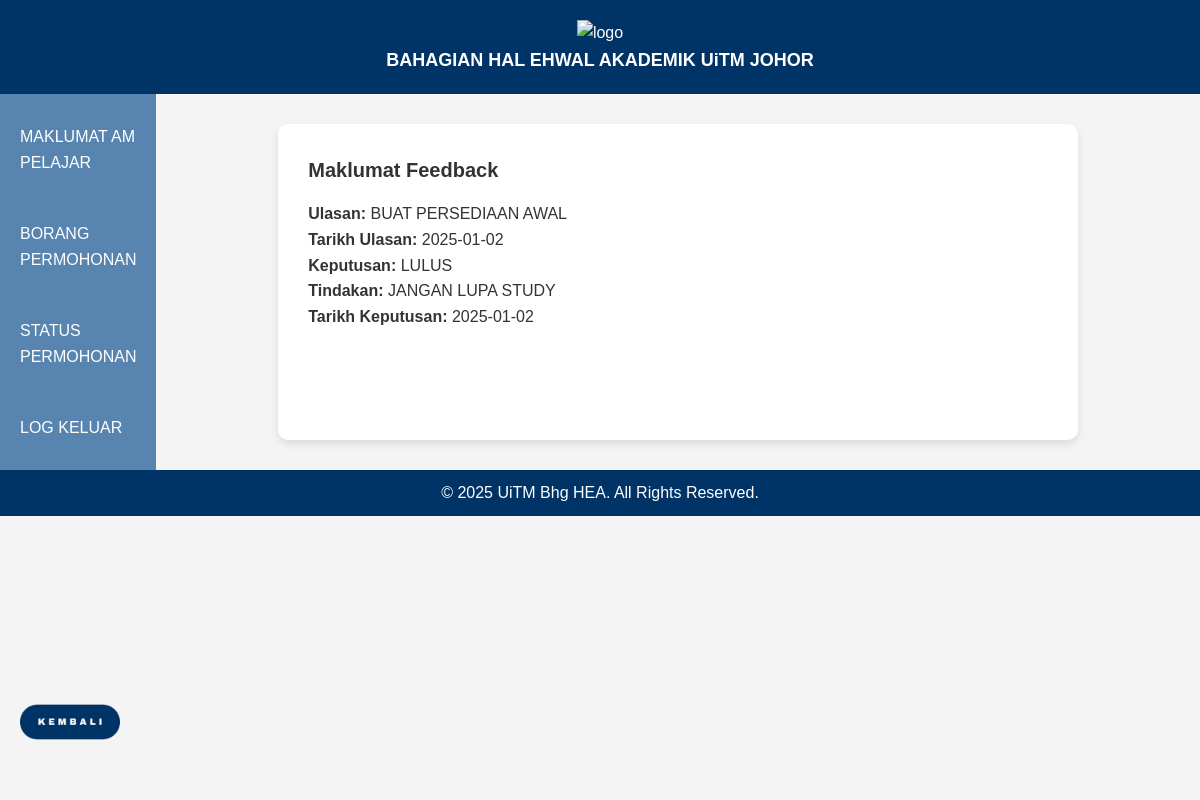
The page /user_view.php on the database its author committed.
### tables this page shows
CREATE TABLE `keputusan` (
  `keputusan_id` int(11) NOT NULL,
  `ulasan` text NOT NULL,
  `tandatangan_cop` int(11) NOT NULL,
  `tarikh_ulasan` date NOT NULL,
  `status_keputusan` enum('LULUS','TIDAK LULUS','','') NOT NULL,
  `tindakan` text NOT NULL,
  `tarikh_keputusan` date NOT NULL,
  `pengecualian_id` int(11) NOT NULL
);

### user_view.php (the view, shortened to what this page needs)
<!DOCTYPE html>
<html lang="en">
<head>
    <link rel="stylesheet" href="styles.css">
</head>
<body>
    <header>
        <div class="imgcontainer">
            <img src="https://i.pinimg.com/originals/36/0d/2f/360d2f200c27a814a041ec2652e74601.png" alt="logo" width="150" height="150">
        </div>
        <p>BAHAGIAN HAL EHWAL AKADEMIK UiTM JOHOR</p>
    </header>
    <section>
        <nav>
            <ul>
                <li><a href="borang.php">MAKLUMAT AM PELAJAR</a></li> <br>
                <li><a href="permohonan.php">BORANG PERMOHONAN</a></li> <br>
                <li><a href="user_view.php">STATUS PERMOHONAN</a></li> <br>
                <li><a href="logout.php">LOG KELUAR</a></li>
            </ul>
        </nav>
        <main>
            <h3>Maklumat Feedback</h3>
            <div class="feedback">
                <?php
                $host = "localhost";
                $user = "root";
                $pass = "";
                $borangdb = "borangdb";
                $conn = new mysqli($host, $user, $pass, $borangdb);
                $sql = "SELECT * FROM keputusan ORDER BY keputusan_id DESC LIMIT 1";
                $result = $conn->query($sql);
                if ($result->num_rows > 0) {
                    $row = $result->fetch_assoc();
                    echo "<p><strong>Ulasan:</strong> " . htmlspecialchars($row['ulasan']) . "</p>";
                    echo "<p><strong>Tarikh Ulasan:</strong> " . htmlspecialchars($row['tarikh_ulasan']) . "</p>";
                    echo "<p><strong>Keputusan:</strong> " . htmlspecialchars($row['status_keputusan']) . "</p>";
                    echo "<p><strong>Tindakan:</strong> " . htmlspecialchars($row['tindakan']) . "</p>";
                    echo "<p><strong>Tarikh Keputusan:</strong> " . htmlspecialchars($row['tarikh_keputusan']) . "</p>";
                } else {
                    echo "<p>Tiada data untuk dipaparkan.</p>";
                }
                ?>
            </div>
        </main>
        <div style="position: fixed; bottom: 20px; left: 20px;">
    <a href="permohonan.php">
        <img src="kembali.png" alt="seterusnya" style="width:100px; height:100px;">
    </a>
</div>
    </section>
    <footer>
        <p>&copy; 2025 UiTM Bhg HEA. All Rights Reserved.</p>
    </footer>
</body>
</html>

### styles.css (style rules this page uses)
* { margin: 0; padding: 0; box-sizing: border-box; }
body { font-family: Arial, sans-serif; background-color: #f4f4f4; color: #333; line-height: 1.6; display: flex; flex-direction: column; min-height: 100vh; }
header { background-color: #003366; color: #fff; padding: 20px 0; text-align: center; }
header p { font-size: 18px; font-weight: bold; }
section { display: -webkit-flex; display: flex; }
nav { -webkit-flex: 1; -ms-flex: 1; flex: 0; background: #5885AF; padding: 20px; width: 25%; }
nav ul { list-style-type: none; padding: 0; }
nav ul li a { color: white; text-decoration: none; font-size: 16px; display: block; padding: 10px 0; }
main { flex: 1; width: 80%; max-width: 800px; margin: 30px auto; background-color: #fff; padding: 30px; border-radius: 10px; box-shadow: 0 4px 8px rgba(0, 0, 0, 0.1); }
h3 { font-size: 20px; margin-bottom: 15px; }
footer { text-align: center; background-color: #003366; color: #fff; padding: 10px; width: 100%; position: relative; bottom: 0; }

### rows shown on the page
keputusan: ulasan "BUAT PERSEDIAAN AWAL", tarikh_ulasan "2025-01-02", status_keputusan "LULUS", tindakan "JANGAN LUPA STUDY", tarikh_keputusan "2025-01-02"
